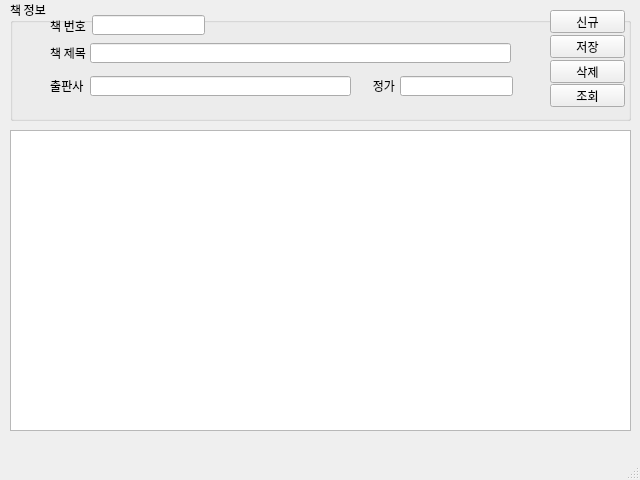
<?xml version="1.0" encoding="UTF-8"?>
<ui version="4.0">
 <class>MainWindow</class>
 <widget class="QMainWindow" name="MainWindow">
  <property name="geometry">
   <rect>
    <x>0</x>
    <y>0</y>
    <width>640</width>
    <height>480</height>
   </rect>
  </property>
  <property name="font">
   <font>
    <family>나눔고딕</family>
   </font>
  </property>
  <property name="windowTitle">
   <string>마당도서관리</string>
  </property>
  <widget class="QWidget" name="centralwidget">
   <widget class="QGroupBox" name="label_5">
    <property name="geometry">
     <rect>
      <x>10</x>
      <y>0</y>
      <width>621</width>
      <height>121</height>
     </rect>
    </property>
    <property name="title">
     <string>책 정보</string>
    </property>
    <widget class="QLabel" name="label">
     <property name="geometry">
      <rect>
       <x>20</x>
       <y>20</y>
       <width>56</width>
       <height>12</height>
      </rect>
     </property>
     <property name="text">
      <string>책 번호</string>
     </property>
     <property name="alignment">
      <set>Qt::AlignRight|Qt::AlignTrailing|Qt::AlignVCenter</set>
     </property>
    </widget>
    <widget class="QLineEdit" name="txtBookId">
     <property name="geometry">
      <rect>
       <x>82</x>
       <y>15</y>
       <width>113</width>
       <height>20</height>
      </rect>
     </property>
    </widget>
    <widget class="QLineEdit" name="txtPublisher">
     <property name="geometry">
      <rect>
       <x>80</x>
       <y>76</y>
       <width>261</width>
       <height>20</height>
      </rect>
     </property>
    </widget>
    <widget class="QLabel" name="label_2">
     <property name="geometry">
      <rect>
       <x>20</x>
       <y>47</y>
       <width>56</width>
       <height>12</height>
      </rect>
     </property>
     <property name="text">
      <string>책 제목</string>
     </property>
     <property name="alignment">
      <set>Qt::AlignRight|Qt::AlignTrailing|Qt::AlignVCenter</set>
     </property>
    </widget>
    <widget class="QLineEdit" name="txtBookname">
     <property name="geometry">
      <rect>
       <x>80</x>
       <y>43</y>
       <width>421</width>
       <height>20</height>
      </rect>
     </property>
    </widget>
    <widget class="QLineEdit" name="txtPrice">
     <property name="geometry">
      <rect>
       <x>390</x>
       <y>76</y>
       <width>113</width>
       <height>20</height>
      </rect>
     </property>
    </widget>
    <widget class="QPushButton" name="btnNew">
     <property name="geometry">
      <rect>
       <x>540</x>
       <y>10</y>
       <width>75</width>
       <height>23</height>
      </rect>
     </property>
     <property name="text">
      <string>신규</string>
     </property>
    </widget>
    <widget class="QPushButton" name="btnSave">
     <property name="geometry">
      <rect>
       <x>540</x>
       <y>35</y>
       <width>75</width>
       <height>23</height>
      </rect>
     </property>
     <property name="text">
      <string>저장</string>
     </property>
    </widget>
    <widget class="QPushButton" name="btnDel">
     <property name="geometry">
      <rect>
       <x>540</x>
       <y>60</y>
       <width>75</width>
       <height>23</height>
      </rect>
     </property>
     <property name="text">
      <string>삭제</string>
     </property>
    </widget>
    <widget class="QPushButton" name="btnReload">
     <property name="geometry">
      <rect>
       <x>540</x>
       <y>84</y>
       <width>75</width>
       <height>23</height>
      </rect>
     </property>
     <property name="text">
      <string>조회</string>
     </property>
    </widget>
    <widget class="QLabel" name="label_6">
     <property name="geometry">
      <rect>
       <x>20</x>
       <y>80</y>
       <width>56</width>
       <height>12</height>
      </rect>
     </property>
     <property name="text">
      <string>출판사 </string>
     </property>
     <property name="alignment">
      <set>Qt::AlignRight|Qt::AlignTrailing|Qt::AlignVCenter</set>
     </property>
    </widget>
    <widget class="QLabel" name="label_7">
     <property name="geometry">
      <rect>
       <x>329</x>
       <y>75</y>
       <width>56</width>
       <height>21</height>
      </rect>
     </property>
     <property name="text">
      <string>정가</string>
     </property>
     <property name="alignment">
      <set>Qt::AlignRight|Qt::AlignTrailing|Qt::AlignVCenter</set>
     </property>
    </widget>
   </widget>
   <widget class="QTableWidget" name="tblBooks">
    <property name="geometry">
     <rect>
      <x>10</x>
      <y>130</y>
      <width>621</width>
      <height>301</height>
     </rect>
    </property>
   </widget>
  </widget>
  <widget class="QMenuBar" name="menubar">
   <property name="geometry">
    <rect>
     <x>0</x>
     <y>0</y>
     <width>640</width>
     <height>21</height>
    </rect>
   </property>
  </widget>
  <widget class="QStatusBar" name="statusbar"/>
 </widget>
 <tabstops>
  <tabstop>txtBookId</tabstop>
  <tabstop>txtBookname</tabstop>
  <tabstop>txtPublisher</tabstop>
  <tabstop>txtPrice</tabstop>
  <tabstop>btnNew</tabstop>
  <tabstop>btnSave</tabstop>
  <tabstop>btnDel</tabstop>
  <tabstop>btnReload</tabstop>
  <tabstop>tblBooks</tabstop>
 </tabstops>
 <resources/>
 <connections/>
</ui>
